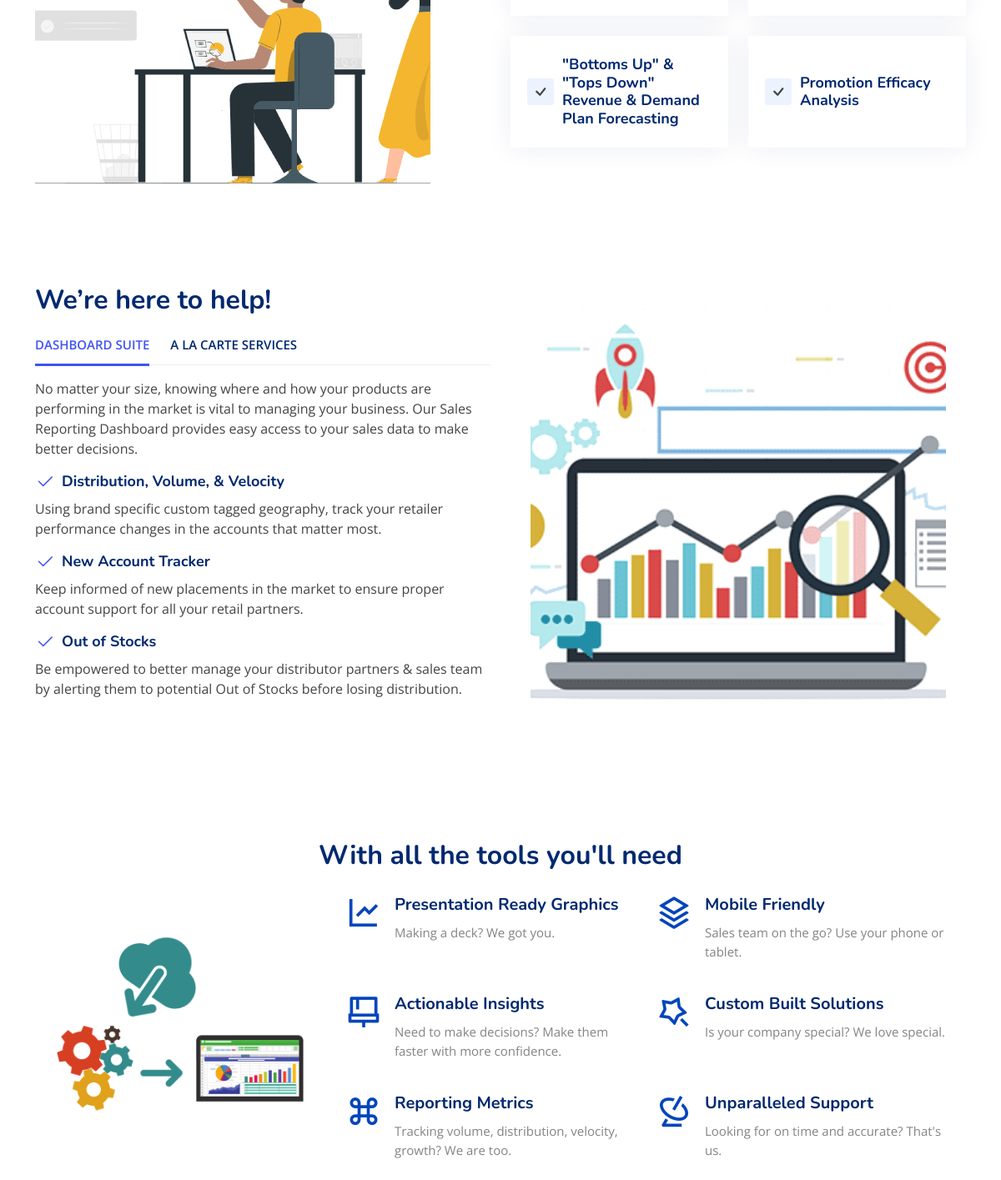
The app's page / (middle part), older data.
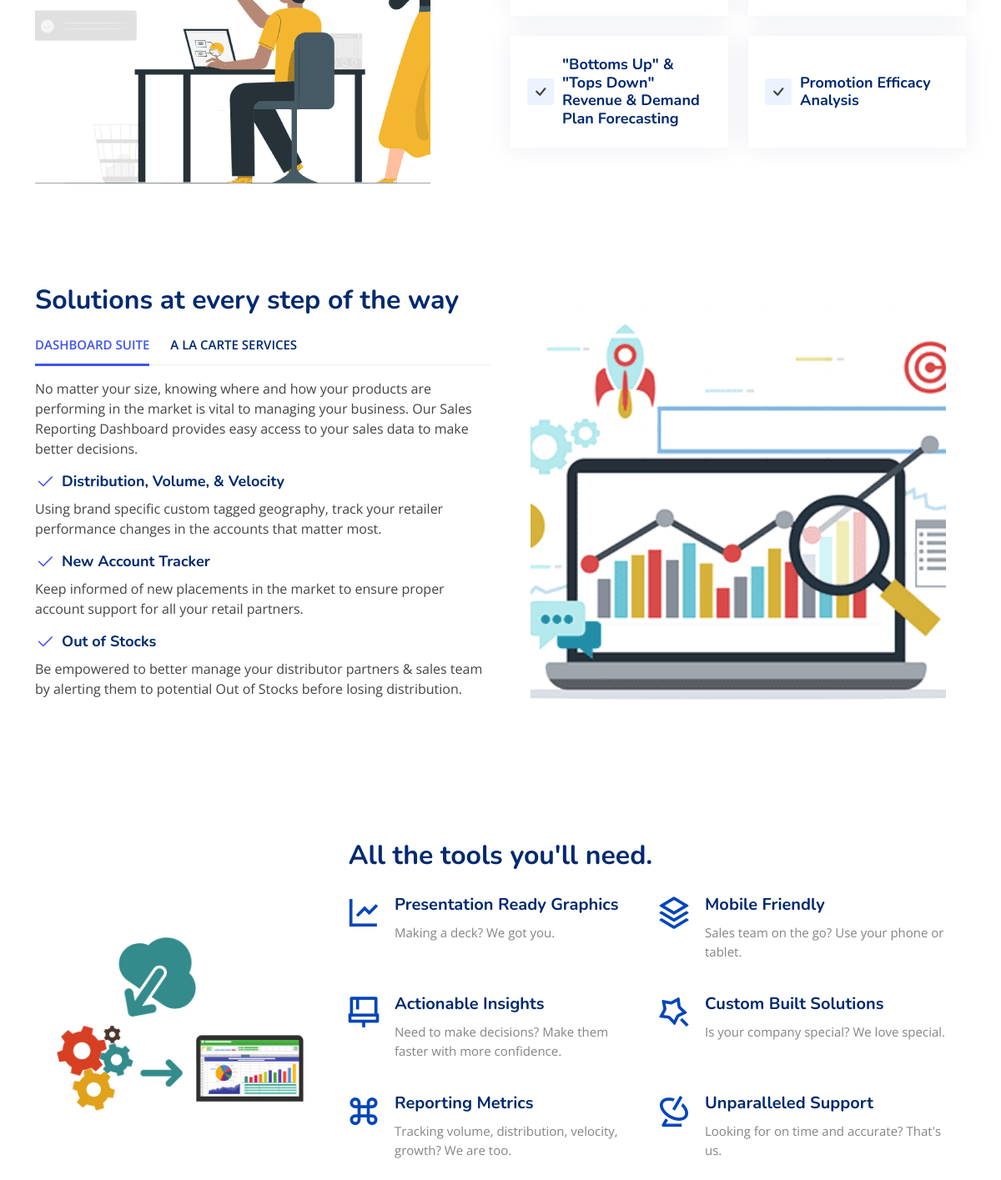
The same page, newer data.
### DFS_PAGES/models.py (models this page shows, shortened)
class Features(models.Model):
    name = "Features"
    services_tag = models.CharField(max_length=100)
    services_title = models.CharField(max_length=100)
    services_1 = models.CharField(max_length=500)
    services_2 = models.CharField(max_length=500)
    services_3 = models.CharField(max_length=500)
    services_4 = models.CharField(max_length=500)
    services_5 = models.CharField(max_length=500)
    services_6 = models.CharField(max_length=500)
    services_image = models.ImageField(upload_to='')
    growth_title = models.CharField(max_length=100)
    growth_image = models.ImageField(upload_to='')
    growth_tab1_name = models.CharField(default=None, max_length=100)
    growth_tab1_blurb1 = models.CharField(max_length=500)
    growth_tab1_title1 = models.CharField(max_length=100)
    growth_tab1_blurb2 = models.CharField(max_length=500)
    growth_tab1_title2 = models.CharField(max_length=100)
    growth_tab1_blurb3 = models.CharField(max_length=500)
    growth_tab1_title3 = models.CharField(max_length=100, blank=True)
    growth_tab1_blurb4 = models.CharField(max_length=500, blank=True)
    growth_tab2_name = models.CharField(max_length=100)
    growth_tab2_blurb1 = models.CharField(max_length=500)
    growth_tab2_title1 = models.CharField(max_length=100)
    growth_tab2_blurb2 = models.CharField(max_length=500)
    growth_tab2_title2 = models.CharField(max_length=100)
    growth_tab2_blurb3 = models.CharField(max_length=500)
    growth_tab2_title3 = models.CharField(max_length=100, blank=True)
    growth_tab2_blurb4 = models.CharField(max_length=500, blank=True)
    growth_tab3_name = models.CharField(max_length=100)
    growth_tab3_blurb1 = models.CharField(max_length=500)
    growth_tab3_title1 = models.CharField(max_length=100)
    growth_tab3_blurb2 = models.CharField(max_length=500)
    growth_tab3_title2 = models.CharField(max_length=100)
    growth_tab3_blurb3 = models.CharField(max_length=500)
    tools_title = models.CharField(max_length=100)
    tools_image = models.ImageField(upload_to='')
    tools_item1 = models.CharField(max_length=100)
    tools_item1_blurb = models.CharField(max_length=500)
    tools_item2 = models.CharField(max_length=100)
    tools_item2_blurb = models.CharField(max_length=500)
    tools_item3 = models.CharField(max_length=100)
    tools_item3_blurb = models.CharField(max_length=500)
    tools_item4 = models.CharField(max_length=100)
    tools_item4_blurb = models.CharField(max_length=500)
    tools_item5 = models.CharField(max_length=100)
    tools_item5_blurb = models.CharField(max_length=500)
    tools_item6 = models.CharField(max_length=100)
    tools_item6_blurb = models.CharField(max_length=500)

### DFS_PAGES/views.py (the view)
# urls.py: 2. Add a URL to urlpatterns:  path('', views.home, name='home')
def home(request):
    context = {
        'hero': Hero.objects.all(),
        'about_us': AboutUs.objects.all(),
        'testimonials': Testimonials.objects.all(),
        'our_team': OurTeam.objects.all(),
        'faqs': FAQ.objects.all(),
        'features' : Features.objects.all(),
        'contact_info': Contact_Info.objects.all(),
    }
    return render(request, 'homepage/index.html', context)

### DFS_PAGES/templates/homepage/index.html (shortened to what this page needs)
{% extends "homepage/base/base.html" %}
{% load static %}
{% block content %}
  <main id="main">
    {% include "homepage/elements/features.html" %}
  </main>
  {% endblock content %}

### DFS_PAGES/templates/homepage/elements/features.html (shortened to what the changed rows need)
{% load static %}
   <section id="features" class="features">
{% for feature in features %}
    <div class="container" data-aos="fade-up">
      <div class="row justify-content-center">
        <div class="col-lg-6 desktop-switch order-lg-1 order-sm-1">
          <img src="{{feature.services_image.url}}" class="img-fluid" alt="">
        </div>
        <div class="col-lg-6 mt-5 mt-lg-0 d-flex order-lg-2 order-sm-2">
          <div class="row align-self-center gy-4">
            <div class="col-md-6" data-aos="zoom-out" data-aos-delay="400">
              <div class="feature-box d-flex align-items-center">
              </div>
            </div>
            <div class="col-md-6" data-aos="zoom-out" data-aos-delay="500">
              <div class="feature-box d-flex align-items-center">
              </div>
            </div>
            <div class="col-md-6" data-aos="zoom-out" data-aos-delay="600">
              <div class="feature-box d-flex align-items-center">
                <i class="bi bi-check"></i>
                <h3>{{feature.services_5}}</h3>
              </div>
            </div>
            <div class="col-md-6" data-aos="zoom-out" data-aos-delay="700">
              <div class="feature-box d-flex align-items-center">
                <i class="bi bi-check"></i>
                <h3>{{feature.services_6}}</h3>
              </div>
            </div>
          </div>
        </div>
      </div>
      <div class="row feture-tabs" data-aos="fade-up">
        <div class="col-lg-6 order-lg-1 order-sm-2">
          <h3>{{feature.growth_title}}</h3>
          <ul class="nav nav-pills mb-3">
            <li>
              <a class="nav-link active" data-bs-toggle="pill" href="#tab1">{{feature.growth_tab1_name}}</a>
            </li>
            <li>
              <a class="nav-link" data-bs-toggle="pill" href="#tab2">{{feature.growth_tab2_name}}</a>
            </li>
          </ul>
          <div class="tab-content">
            <div class="tab-pane fade show active" id="tab1">
              <p>{{feature.growth_tab1_blurb1}}</p>
              <div class="d-flex align-items-center mb-2">
                <i class="bi bi-check2"></i>
                <h4>{{feature.growth_tab1_title1}}</h4>
              </div>
              <p>{{feature.growth_tab1_blurb2}}</p>
              <div class="d-flex align-items-center mb-2">
                <i class="bi bi-check2"></i>
                <h4>{{feature.growth_tab1_title2}}</h4>
              </div>
              <p>{{feature.growth_tab1_blurb3}}</p>
              <div class="d-flex align-items-center mb-2">
                <i class="bi bi-check2"></i>
                <h4>{{feature.growth_tab1_title3}}</h4>
              </div>
              <p>{{feature.growth_tab1_blurb4}}</p>
            </div>
          </div>
        </div>
        <br>
        <div class="col-lg-6 align-items-center order-lg-2 order-sm-1">
          <img style='width:100%;' src="{{feature.growth_image.url}}" class="img-fluid p-4" alt="">
        </div>
      </div>
      <div class="row feature-icons" data-aos="fade-up">
        <h3>{{feature.tools_title}}</h3>
        <div class="row">
          <div class="col-xl-4 text-center" data-aos="fade-right" data-aos-delay="100">
            <img style='width:100%;' src="{{feature.tools_image.url}}" class="img-fluid" alt="">
          </div>
          <br>
          <div class="col-xl-8 d-flex content">
            <div class="row align-self-center gy-4">
              <div class="col-md-6 icon-box" data-aos="fade-up">
                <i class="ri-line-chart-line"></i>
                <div>
                  <h4>{{feature.tools_item1}}</h4>
                  <p>{{feature.tools_item1_blurb}}</p>
                </div>
              </div>
              <div class="col-md-6 icon-box" data-aos="fade-up" data-aos-delay="100">
                <i class="ri-stack-line"></i>
                <div>
                  <h4>{{feature.tools_item2}}</h4>
                  <p>{{feature.tools_item2_blurb}}</p>
                </div>
              </div>
              <div class="col-md-6 icon-box" data-aos="fade-up" data-aos-delay="200">
                <i class="ri-brush-4-line"></i>
                <div>
                  <h4>{{feature.tools_item3}}</h4>
                  <p>{{feature.tools_item3_blurb}}</p>
                </div>
              </div>
              <div class="col-md-6 icon-box" data-aos="fade-up" data-aos-delay="300">
                <i class="ri-magic-line"></i>
                <div>
                  <h4>{{feature.tools_item4}}</h4>
                  <p>{{feature.tools_item4_blurb}}</p>
                </div>
              </div>
              <div class="col-md-6 icon-box" data-aos="fade-up" data-aos-delay="400">
                <i class="ri-command-line"></i>
                <div>
                  <h4>{{feature.tools_item5}}</h4>
                  <p>{{feature.tools_item5_blurb}}</p>
                </div>
              </div>
              <div class="col-md-6 icon-box" data-aos="fade-up" data-aos-delay="500">
                <i class="ri-radar-line"></i>
                <div>
                  <h4>{{feature.tools_item6}}</h4>
                  <p>{{feature.tools_item6_blurb}}</p>
                </div>
              </div>
            </div>
          </div>
        </div>
      </div>
    </div>
{% endfor %}
  </section>

Row changes from the older to the newer data that the page shows:
changed Features "Presentation Ready Graphics": growth_title "We’re here to help!" → "Solutions at every step of the way"; tools_title "With all the tools you'll need" → "All the tools you'll need."
